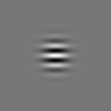

This figure's Python source:
import cv2
import numpy as np
import matplotlib.pyplot as plt

# Gabor
K_size = 111
Sigma = 10
Gamma = 1.2
Lambda = 10.
Psi = 0.
angle = 0

d = K_size // 2

gabor = np.zeros((K_size, K_size), dtype=np.float32)

for y in range(K_size):
    for x in range(K_size):
        px = x - d
        py = y - d
        theta = angle / 180. * np.pi
        _x = np.cos(theta) * px + np.sin(theta) * py
        _y = -np.sin(theta) * px + np.cos(theta) * py
        gabor[x, y] = np.exp(-(_x**2 + Gamma**2 * _y**2) / (2 * Sigma**2)) * np.cos(2*np.pi*_x/Lambda + Psi)

gabor /= np.sum(np.abs(gabor))

# Visualize
out = gabor - np.min(gabor)
out /= np.max(out)
out *= 255
out = out.astype(np.uint8)
cv2.imwrite("out.jpg", out)
cv2.imshow("result", out)
cv2.waitKey(0)
